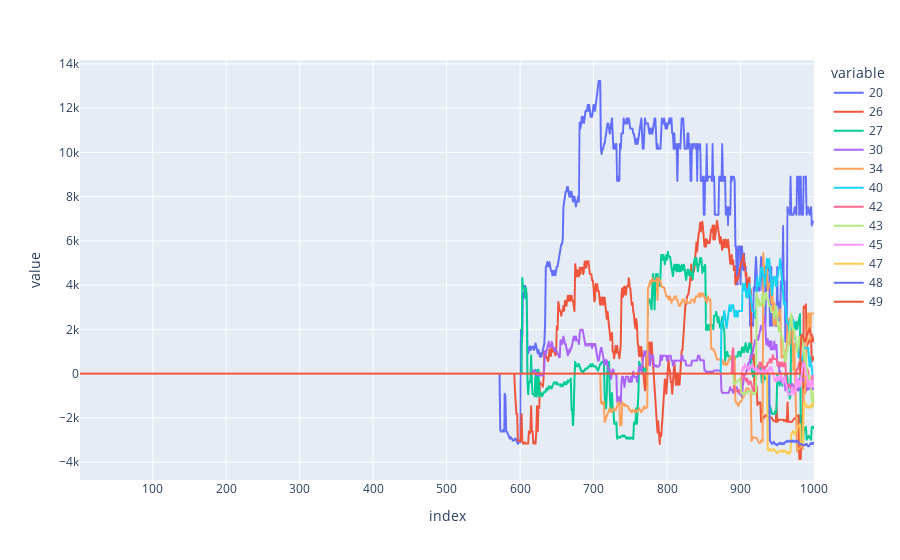

Notebook source saved alongside this figure:
### Code cell
#доходы
result = pd.DataFrame(active_magazine)[1:]
fig = px.line(result)
fig.show()

### Figure 1 — Plotly figure (JSON) as saved in the notebook; plotly's stock layout.template omitted (floating-point values rounded to 4 significant figures; data arrays with more than 128 entries replaced by an {"elided": "..."} marker saying what was removed)
{"data": [{"hovertemplate": "variable=20<br>index=%{x}<br>value=%{y}<extra></extra>", "legendgroup": "20", "line": {"color": "#636efa", "dash": "solid"}, "marker": {"symbol": "circle"}, "mode": "lines", "name": "20", "showlegend": true, "type": "scattergl", "x": {"elided": "1000 int values"}, "xaxis": "x", "y": {"elided": "1000 float values"}, "yaxis": "y"}, {"hovertemplate": "variable=26<br>index=%{x}<br>value=%{y}<extra></extra>", "legendgroup": "26", "line": {"color": "#EF553B", "dash": "solid"}, "marker": {"symbol": "circle"}, "mode": "lines", "name": "26", "showlegend": true, "type": "scattergl", "x": {"elided": "1000 int values"}, "xaxis": "x", "y": {"elided": "1000 float values"}, "yaxis": "y"}, {"hovertemplate": "variable=27<br>index=%{x}<br>value=%{y}<extra></extra>", "legendgroup": "27", "line": {"color": "#00cc96", "dash": "solid"}, "marker": {"symbol": "circle"}, "mode": "lines", "name": "27", "showlegend": true, "type": "scattergl", "x": {"elided": "1000 int values"}, "xaxis": "x", "y": {"elided": "1000 float values"}, "yaxis": "y"}, {"hovertemplate": "variable=30<br>index=%{x}<br>value=%{y}<extra></extra>", "legendgroup": "30", "line": {"color": "#ab63fa", "dash": "solid"}, "marker": {"symbol": "circle"}, "mode": "lines", "name": "30", "showlegend": true, "type": "scattergl", "x": {"elided": "1000 int values"}, "xaxis": "x", "y": {"elided": "1000 float values"}, "yaxis": "y"}, {"hovertemplate": "variable=34<br>index=%{x}<br>value=%{y}<extra></extra>", "legendgroup": "34", "line": {"color": "#FFA15A", "dash": "solid"}, "marker": {"symbol": "circle"}, "mode": "lines", "name": "34", "showlegend": true, "type": "scattergl", "x": {"elided": "1000 int values"}, "xaxis": "x", "y": {"elided": "1000 float values"}, "yaxis": "y"}, {"hovertemplate": "variable=40<br>index=%{x}<br>value=%{y}<extra></extra>", "legendgroup": "40", "line": {"color": "#19d3f3", "dash": "solid"}, "marker": {"symbol": "circle"}, "mode": "lines", "name": "40", "showlegend": true, "type": "scattergl", "x": {"elided": "1000 int values"}, "xaxis": "x", "y": {"elided": "1000 float values"}, "yaxis": "y"}, {"hovertemplate": "variable=42<br>index=%{x}<br>value=%{y}<extra></extra>", "legendgroup": "42", "line": {"color": "#FF6692", "dash": "solid"}, "marker": {"symbol": "circle"}, "mode": "lines", "name": "42", "showlegend": true, "type": "scattergl", "x": {"elided": "1000 int values"}, "xaxis": "x", "y": {"elided": "1000 float values"}, "yaxis": "y"}, {"hovertemplate": "variable=43<br>index=%{x}<br>value=%{y}<extra></extra>", "legendgroup": "43", "line": {"color": "#B6E880", "dash": "solid"}, "marker": {"symbol": "circle"}, "mode": "lines", "name": "43", "showlegend": true, "type": "scattergl", "x": {"elided": "1000 int values"}, "xaxis": "x", "y": {"elided": "1000 float values"}, "yaxis": "y"}, {"hovertemplate": "variable=45<br>index=%{x}<br>value=%{y}<extra></extra>", "legendgroup": "45", "line": {"color": "#FF97FF", "dash": "solid"}, "marker": {"symbol": "circle"}, "mode": "lines", "name": "45", "showlegend": true, "type": "scattergl", "x": {"elided": "1000 int values"}, "xaxis": "x", "y": {"elided": "1000 float values"}, "yaxis": "y"}, {"hovertemplate": "variable=47<br>index=%{x}<br>value=%{y}<extra></extra>", "legendgroup": "47", "line": {"color": "#FECB52", "dash": "solid"}, "marker": {"symbol": "circle"}, "mode": "lines", "name": "47", "showlegend": true, "type": "scattergl", "x": {"elided": "1000 int values"}, "xaxis": "x", "y": {"elided": "1000 float values"}, "yaxis": "y"}, {"hovertemplate": "variable=48<br>index=%{x}<br>value=%{y}<extra></extra>", "legendgroup": "48", "line": {"color": "#636efa", "dash": "solid"}, "marker": {"symbol": "circle"}, "mode": "lines", "name": "48", "showlegend": true, "type": "scattergl", "x": {"elided": "1000 int values"}, "xaxis": "x", "y": {"elided": "1000 float values"}, "yaxis": "y"}, {"hovertemplate": "variable=49<br>index=%{x}<br>value=%{y}<extra></extra>", "legendgroup": "49", "line": {"color": "#EF553B", "dash": "solid"}, "marker": {"symbol": "circle"}, "mode": "lines", "name": "49", "showlegend": true, "type": "scattergl", "x": {"elided": "1000 int values"}, "xaxis": "x", "y": {"elided": "1000 float values"}, "yaxis": "y"}], "layout": {"legend": {"title": {"text": "variable"}, "tracegroupgap": 0}, "margin": {"t": 60}, "xaxis": {"anchor": "y", "domain": [0, 1], "title": {"text": "index"}}, "yaxis": {"anchor": "x", "domain": [0, 1], "title": {"text": "value"}}}}
